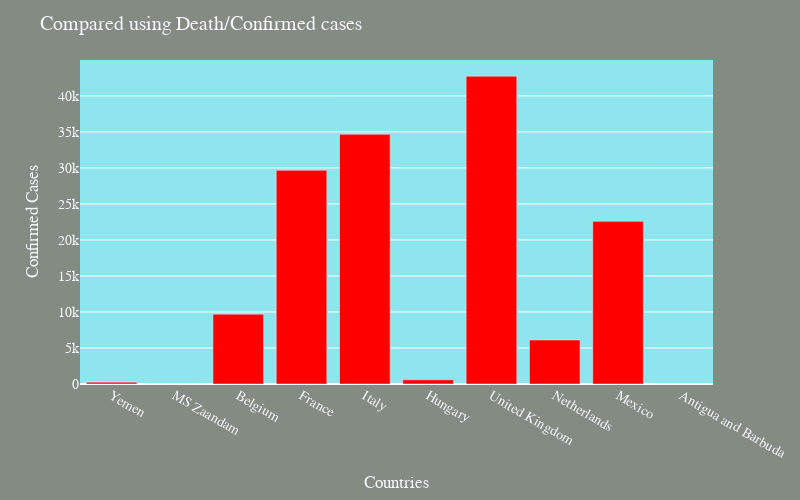

This figure's notebook cell:
### Markdown cell above
***
# <font color='red'>Top 10 worst affected Countries- Death/Confirmed ratio</font>
***

### Code cell
country_df['d/c']=country_df['deaths']/country_df['confirmed']
d= country_df.sort_values('d/c', ascending=False)
#sorted_death_df = country_df.sort_values(country_df['d/c'], ascending=False)
fig2=px.bar(
    d.head(10),
    x = "country",
    y = "deaths",
    #title= "Top 10 worst affected countries- Death cases", # the axis names
    color_discrete_sequence=["red"], 
    height=500,
    width=800
)
fig2.update_layout(
        {'plot_bgcolor':'#8EE5EE',
        'paper_bgcolor':'#838B83',
        },
        title=" Compared using Death/Confirmed cases",
        xaxis_title="Countries",
        yaxis_title="Confirmed Cases",
        font=dict(
            family="TimesNewRoman",
            size=14,
            color='#F8F8FF'
        ),           
        width = 800
    )
fig2.show()

### Figure 1 — Plotly figure (JSON) as saved in the notebook; plotly's stock layout.template omitted (floating-point values rounded to 4 significant figures)
{"data": [{"alignmentgroup": "True", "hovertemplate": "country=%{x}<br>deaths=%{y}<extra></extra>", "legendgroup": "", "marker": {"color": "red"}, "name": "", "offsetgroup": "", "orientation": "v", "showlegend": false, "textposition": "auto", "type": "bar", "x": ["Yemen", "MS Zaandam", "Belgium", "France", "Italy", "Hungary", "United Kingdom", "Netherlands", "Mexico", "Antigua and Barbuda"], "xaxis": "x", "y": [257, 2, 9696, 29666, 34657, 573, 42731, 6109, 22584, 3], "yaxis": "y"}], "layout": {"barmode": "relative", "font": {"color": "#F8F8FF", "family": "TimesNewRoman", "size": 14}, "height": 500, "legend": {"tracegroupgap": 0}, "margin": {"t": 60}, "paper_bgcolor": "#838B83", "plot_bgcolor": "#8EE5EE", "title": {"text": " Compared using Death/Confirmed cases"}, "width": 800, "xaxis": {"anchor": "y", "domain": [0, 1], "title": {"text": "Countries"}}, "yaxis": {"anchor": "x", "domain": [0, 1], "title": {"text": "Confirmed Cases"}}}}
